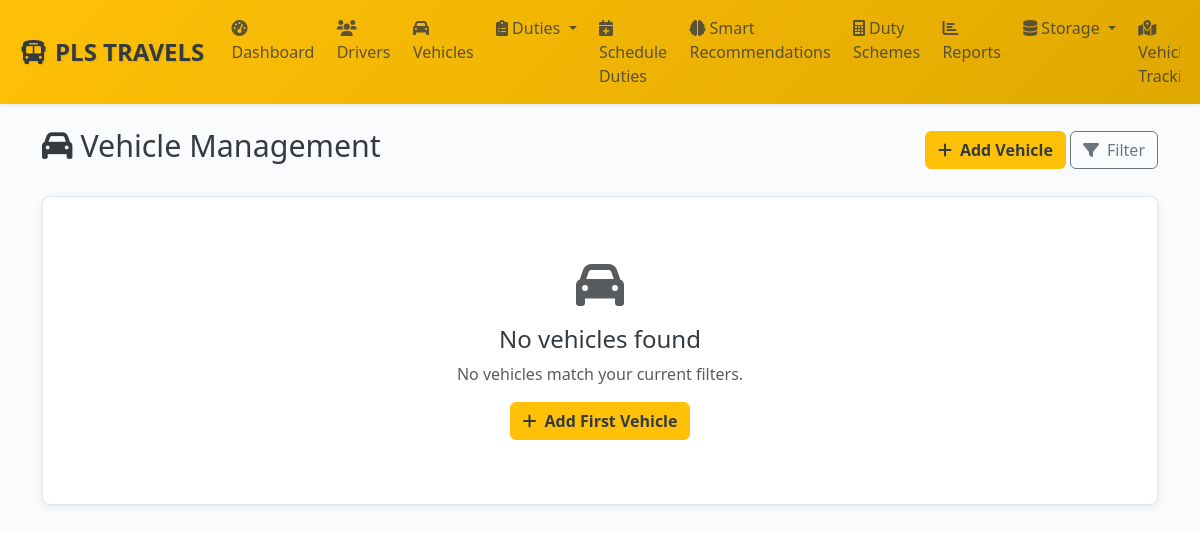
The page /admin/vehicles (signed in) on the database as committed earlier.
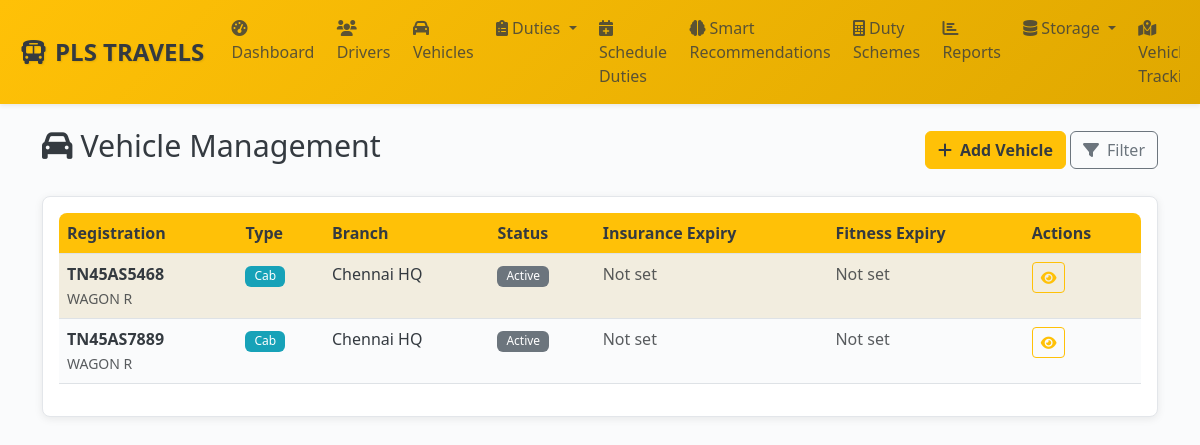
The same page on the database as committed later.
### models.py (models this page shows, shortened)
class Vehicle(db.Model):
    __tablename__ = 'vehicles'
    id = db.Column(db.Integer, primary_key=True)
    uuid = db.Column(db.String(36), unique=True, nullable=False, default=lambda: str(uuid.uuid4()))
    branch_id = db.Column(db.Integer, db.ForeignKey('branches.id'), nullable=False, index=True)
    vehicle_type_id = db.Column(db.Integer, db.ForeignKey('vehicle_types.id'), nullable=True)
    registration_number = db.Column(db.String(20), unique=True, nullable=False, index=True)
    chassis_number = db.Column(db.String(50), unique=True)
    engine_number = db.Column(db.String(50), unique=True)
    make = db.Column(db.String(50))  # Maruti, Tata, etc.
    model = db.Column(db.String(100))
    variant = db.Column(db.String(50))
    manufacturing_year = db.Column(db.Integer)
    purchase_date = db.Column(db.Date)
    color = db.Column(db.String(30))
    seating_capacity = db.Column(db.Integer)
    fuel_tank_capacity = db.Column(db.Float)
    mileage = db.Column(db.Float)  # km per liter
    insurance_provider = db.Column(db.String(100))
    insurance_policy_number = db.Column(db.String(100))
    insurance_start_date = db.Column(db.Date)
    insurance_expiry_date = db.Column(db.Date, index=True)
    insurance_premium = db.Column(db.Float)
    fitness_certificate_number = db.Column(db.String(50))
    fitness_expiry_date = db.Column(db.Date, index=True)
    permit_number = db.Column(db.String(50))
    permit_type = db.Column(db.String(30))  # All India, State, City
    permit_expiry_date = db.Column(db.Date, index=True)
    pollution_certificate_number = db.Column(db.String(50))
    pollution_expiry_date = db.Column(db.Date)
    gps_device_id = db.Column(db.String(50))
    gps_sim_number = db.Column(db.String(20))
    fastag_id = db.Column(db.String(50))
    fastag_balance = db.Column(db.Float, default=0.0)
    status = db.Column(db.Enum(VehicleStatus), nullable=False, default=VehicleStatus.ACTIVE, index=True)
    is_available = db.Column(db.Boolean, default=True, index=True)
    last_service_date = db.Column(db.Date)
    next_service_date = db.Column(db.Date)
    current_odometer = db.Column(db.Float, default=0.0)
    purchase_price = db.Column(db.Float)
    current_market_value = db.Column(db.Float)
    total_maintenance_cost = db.Column(db.Float, default=0.0)
    registration_document = db.Column(db.String(255))  # Vehicle registration certificate
    insurance_document = db.Column(db.String(255))  # Insurance policy document
    fitness_document = db.Column(db.String(255))  # Fitness certificate document
    permit_document = db.Column(db.String(255))  # Permit document
    pollution_document = db.Column(db.String(255))  # Pollution certificate document
    other_document = db.Column(db.String(255))  # Other important documents
    uber_vehicle_id = db.Column(db.String(100), unique=True, index=True)  # Uber's vehicle ID
    uber_vehicle_uuid = db.Column(db.String(100), unique=True)  # Uber's vehicle UUID
    uber_sync_status = db.Column(db.String(20), default='none', index=True)  # none, synced, failed, pending
    uber_last_sync = db.Column(db.DateTime)  # Last successful sync timestamp
    uber_sync_error = db.Column(db.Text)  # Last sync error message
    uber_vehicle_data = db.Column(db.Text)  # JSON: Cached Uber vehicle data
    created_at = db.Column(db.DateTime, default=get_ist_time_naive)
    updated_at = db.Column(db.DateTime, default=get_ist_time_naive, onupdate=get_ist_time_naive)
    vehicle_type_obj = db.relationship('VehicleType', backref=db.backref('vehicle_instances', overlaps="vehicles,vehicle_type_info"), lazy=True, overlaps="vehicle_type_info,vehicles")
    duties = db.relationship('Duty', backref='vehicle', lazy=True)
    maintenance_records = db.relationship('MaintenanceRecord', backref='vehicle', lazy=True)
    __table_args__ = (
        Index('idx_vehicle_status_branch', 'status', 'branch_id'),
        Index('idx_vehicle_expiry_dates', 'insurance_expiry_date', 'fitness_expiry_date', 'permit_expiry_date'),
    )
    @hybrid_property
    def vehicle_type(self):
        return self.vehicle_type_obj.name if self.vehicle_type_obj else None
    @hybrid_property
    def year(self):
        return self.manufacturing_year
    @hybrid_property
    def insurance_number(self):
        return self.insurance_policy_number
    @hybrid_property
    def insurance_expiry(self):
        return self.insurance_expiry_date
    @hybrid_property
    def fitness_expiry(self):
        return self.fitness_expiry_date
    @hybrid_property
    def permit_expiry(self):
        return self.permit_expiry_date
    @hybrid_property
    def fastag_number(self):
        return self.fastag_id
    @hybrid_property
    def device_imei(self):
        return self.gps_device_id

class VehicleType(db.Model):
    __tablename__ = 'vehicle_types'
    id = db.Column(db.Integer, primary_key=True)
    name = db.Column(db.String(50), nullable=False, unique=True)  # Bus, Taxi, Auto, etc.
    category = db.Column(db.String(30), nullable=False)  # Public, Private, Commercial
    capacity_passengers = db.Column(db.Integer)
    fuel_type = db.Column(db.String(20))  # Petrol, Diesel, CNG, Electric
    base_fare = db.Column(db.Float, default=0.0)
    per_km_rate = db.Column(db.Float, default=0.0)
    is_active = db.Column(db.Boolean, default=True)
    created_at = db.Column(db.DateTime, default=get_ist_time_naive)
    vehicles = db.relationship('Vehicle', backref='vehicle_type_info', lazy=True, overlaps="vehicle_instances,vehicle_type_obj")

class Branch(db.Model):
    __tablename__ = 'branches'
    id = db.Column(db.Integer, primary_key=True)
    uuid = db.Column(db.String(36), unique=True, nullable=False, default=lambda: str(uuid.uuid4()))
    name = db.Column(db.String(100), nullable=False, index=True)
    code = db.Column(db.String(20), nullable=False, unique=True)
    region_id = db.Column(db.Integer, db.ForeignKey('regions.id'), nullable=False)
    city = db.Column(db.String(50), nullable=False, index=True)
    address = db.Column(db.Text)
    pincode = db.Column(db.String(10))
    latitude = db.Column(db.Float)
    longitude = db.Column(db.Float)
    contact_phone = db.Column(db.String(20))
    contact_email = db.Column(db.String(120))
    manager_name = db.Column(db.String(100))
    target_revenue_monthly = db.Column(db.Float, default=0.0)
    target_trips_daily = db.Column(db.Integer, default=0)
    operational_hours_start = db.Column(db.Time)
    operational_hours_end = db.Column(db.Time)
    is_active = db.Column(db.Boolean, default=True, index=True)
    auto_assignment_enabled = db.Column(db.Boolean, default=True)
    created_at = db.Column(db.DateTime, default=get_ist_time_naive)
    updated_at = db.Column(db.DateTime, default=get_ist_time_naive, onupdate=get_ist_time_naive)
    drivers = db.relationship('Driver', backref='branch', lazy=True)
    vehicles = db.relationship('Vehicle', backref='branch', lazy=True)
    duties = db.relationship('Duty', backref='branch', lazy=True)
    duty_schemes = db.relationship('DutyScheme', backref='branch', lazy=True)

### admin_routes.py (the view)
@admin_bp.route('/vehicles')
@login_required
@admin_required
def vehicles():
    page = request.args.get('page', 1, type=int)
    branch_filter = request.args.get('branch', '', type=int)
    query = Vehicle.query
    if branch_filter:
        query = query.filter(Vehicle.branch_id == branch_filter)
    vehicles = query.paginate(page=page, per_page=20, error_out=False)
    branches = Branch.query.filter_by(is_active=True).all()
    from datetime import datetime
    return render_template('admin/vehicles.html',
                         vehicles=vehicles,
                         branches=branches,
                         branch_filter=branch_filter,
                         today=datetime.now().date())

### admin_routes.py (called while the page is built)
def admin_required(f):
    @wraps(f)
    def decorated_function(*args, **kwargs):
        from models import UserRole
        if not current_user.is_authenticated or current_user.role != UserRole.ADMIN:
            flash('Admin access required.', 'error')
            return redirect(url_for('auth.login'))
        return f(*args, **kwargs)
    return decorated_function

### templates/admin/vehicles.html (shortened to what the changed rows need)
{% extends "base.html" %}
{% block content %}
<div class="d-flex justify-content-between align-items-center mb-4">
    <h2><i class="fas fa-car me-2"></i>Vehicle Management</h2>
</div>
<div class="card">
    <div class="card-body">
        {% if vehicles.items %}
        <div class="table-responsive">
            <table class="table table-striped">
                <thead>
                    <tr>
                        <th>Registration</th>
                        <th>Type</th>
                        <th>Branch</th>
                        <th>Status</th>
                        <th>Insurance Expiry</th>
                        <th>Fitness Expiry</th>
                        <th>Actions</th>
                    </tr>
                </thead>
                <tbody>
                    {% for vehicle in vehicles.items %}
                    <tr>
                        <td>
                            <div>
                                <strong>{{ vehicle.registration_number }}</strong><br>
                                <small class="text-muted">{{ vehicle.model or 'Model not specified' }}</small>
                            </div>
                        </td>
                        <td>
                            <span class="badge bg-info">{{ vehicle.vehicle_type.title() if vehicle.vehicle_type else 'N/A' }}</span>
                        </td>
                        <td>{{ vehicle.branch.name }}</td>
                        <td>
                            {% if vehicle.status == 'active' %}
                                {% if vehicle.is_available %}
                                    <span class="badge bg-success">Available</span>
                                {% else %}
                                    <span class="badge bg-warning">In Use</span>
                                {% endif %}
                            {% elif vehicle.status == 'maintenance' %}
                                <span class="badge bg-danger">Maintenance</span>
                            {% else %}
                                <span class="badge bg-secondary">{{ vehicle.status.value.title() }}</span>
                            {% endif %}
                        </td>
                        <td>
                            {% if vehicle.insurance_expiry %}
                                {% set today = moment().date() if moment else None %}
                                {% if today and (vehicle.insurance_expiry < today) %}
                                    <span class="text-danger">Expired ({{ vehicle.insurance_expiry.strftime('%Y-%m-%d') }})</span>
                                {% elif today and ((vehicle.insurance_expiry - today).days < 30) %}
                                    <span class="text-warning">{{ vehicle.insurance_expiry.strftime('%Y-%m-%d') }}</span>
                                {% else %}
                                    <span class="text-success">{{ vehicle.insurance_expiry.strftime('%Y-%m-%d') }}</span>
                                {% endif %}
                            {% else %}
                                <span class="text-muted">Not set</span>
                            {% endif %}
                        </td>
                        <td>
                            {% if vehicle.fitness_expiry %}
                                {% set days_left = (vehicle.fitness_expiry - today).days %}
                                {% if days_left < 0 %}
                                    <span class="text-danger">Expired ({{ vehicle.fitness_expiry.strftime('%Y-%m-%d') }})</span>
                                {% elif days_left < 30 %}
                                    <span class="text-warning">{{ vehicle.fitness_expiry.strftime('%Y-%m-%d') }}</span>
                                {% else %}
                                    <span class="text-success">{{ vehicle.fitness_expiry.strftime('%Y-%m-%d') }}</span>
                                {% endif %}
                            {% else %}
                                <span class="text-muted">Not set</span>
                            {% endif %}
                        </td>
                        <td>
                            <button class="btn btn-sm btn-outline-primary" data-bs-toggle="modal" data-bs-target="#vehicleModal{{ vehicle.id }}">
                                <i class="fas fa-eye"></i>
                            </button>
                        </td>
                    </tr>
                    {% endfor %}
                </tbody>
            </table>
        </div>
        {% else %}
        <div class="text-center py-5">
            <i class="fas fa-car fa-3x text-muted mb-3"></i>
            <h4>No vehicles found</h4>
            <p class="text-muted">No vehicles match your current filters.</p>
            <a href="{{ url_for('admin.add_vehicle') }}" class="btn btn-primary">
                <i class="fas fa-plus me-2"></i>Add First Vehicle
            </a>
        </div>
        {% endif %}
    </div>
</div>
{% endblock %}

Rows that differ between the two databases and show on the page:
added Vehicle: registration_number "TN45AS5468", model "WAGON R", vehicle_type "Cab", branch.name "Chennai HQ", status.value "Active", shows "Not set"
added Vehicle: registration_number "TN45AS7889", model "WAGON R", vehicle_type "Cab", branch.name "Chennai HQ", status.value "Active", shows "Not set"
Other text that changed with them:
text no longer shown: "No vehicles found No vehicles match your current filters. Add First Vehicle"
text now shown: "Registration Type Branch Status Insurance Expiry Fitness Expiry Actions"
